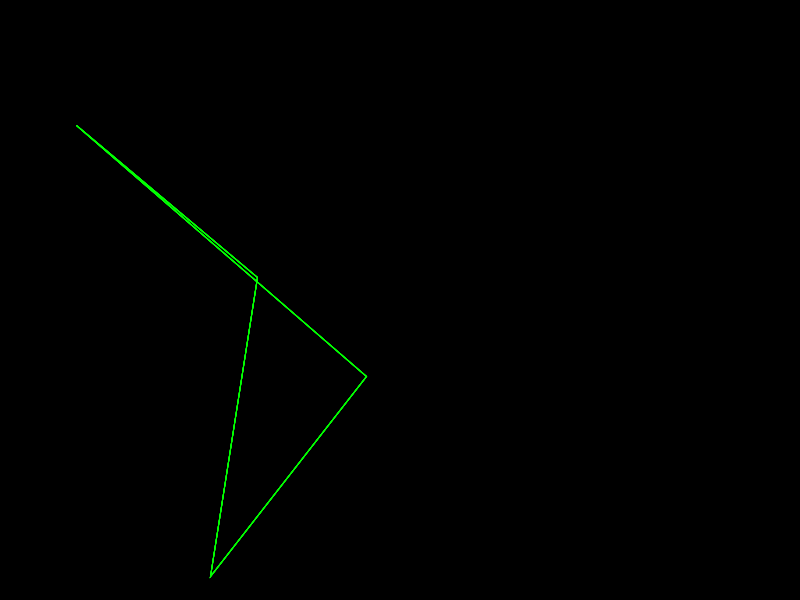
Frame 1 (no input)
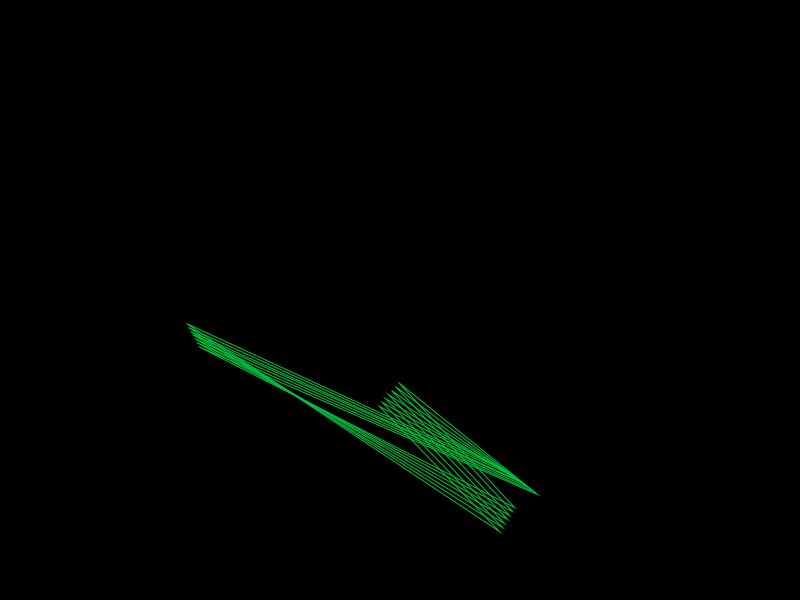
Frame 60 (the mouse pressed at the canvas centre just before this capture)
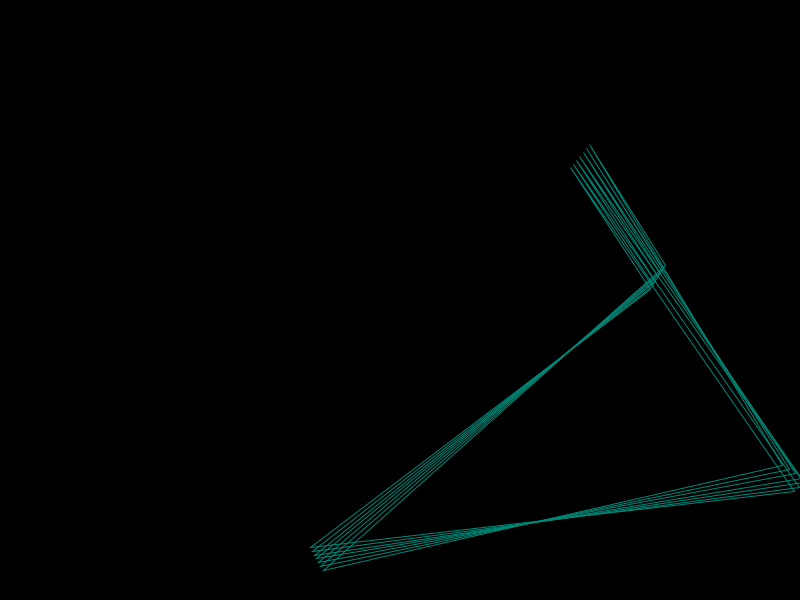
Frame 120 (the mouse held since frame 60 and released just before this capture)

The Processing sketch that drew these frames (run headless with seeded random() and noise(); from frame 60 on, the mouse is pressed at the canvas centre):

// Processing sketch: Mystify_Processing_Version
// ── Mystify_Processing_Version.pde
/*Recreation of the classic 'mystify' screensaver from Windows XP in Processing
/* 2017 Matt Ronan
/*
/*'p' to pause
/*'m' to toggle blur mode
*/

Thing thing1;
int mode = 0;
boolean paused = false;

void setup(){
  
  size(800,600);
  thing1 = new Thing();
  background(0);
}

void draw(){
  
  if(!paused){
    if(mode == 0){//normal mode
      background(0);
    }
    else if(mode == 1){//this is for a blur effect
      fill(0,5);
      rect(0,0,width,height);
    }
  
    thing1.update();
  } 
}

void keyPressed(){
  if(key == 'm' || key == 'M'){
    mode++;
    if(mode == 2)
      mode = 0;
  }
  if(key == 'p' || key == 'P'){
    if(paused)
      paused = false;
    else
      paused  = true;
  }    
}

class Thing{
  
  int numPoints = 4;
  int numLines = 7;
  int minV = 2; int maxV = 7;
  boolean dropShadow = false; //only noticeable in blur mode
  ColorFader colorFader;
  PVector[][] pointLoc = new PVector[numLines][numPoints];
  PVector[] pointVel = new PVector[numPoints];

  public Thing(){
    
    colorFader = new ColorFader();
    
    for(int i = 0; i < numLines; i++){
      for(int ii = 0; ii < numPoints; ii++){
        if(i == 0){
          pointLoc[i][ii] = new PVector((int)random(0,width),(int)random(0,height)); 
          pointVel[ii] = new PVector(0,0);
          pointVel[ii].x = random(minV,maxV); pointVel[ii].y = random(minV,maxV);
        }
        else{
          pointLoc[i][ii] = pointLoc[0][ii];//start all the blur lines in the same place
        }
      }
    }     
  }

  void update(){
    
    //only add velocity to the first (leading) points.  All the others are just copies of previous points
    for(int i = 0; i < numPoints; i++){
      pointLoc[0][i].add(pointVel[i]); 
      checkWallCollisions(i);
    }
    
    drawThing();
    
    //now shift the location array to the right
    for(int i = numLines-1; i > 0; i--){
      for(int ii = 0; ii < numPoints; ii++){
        pointLoc[i][ii] = pointLoc[i-1][ii].get();
      }
    }
  } 
  
  void checkWallCollisions(int in){
    //l r t b
    if(pointLoc[0][in].x < 0){
      pointVel[in].x = random(minV,maxV);
    }  
    else if(pointLoc[0][in].x > width){
      pointVel[in].x = (-1*random(minV,maxV));
    }
    if(pointLoc[0][in].y < 0){
      pointVel[in].y = random(minV,maxV);
    }
    else if(pointLoc[0][in].y > height){
      pointVel[in].y = (-1*random(minV,maxV));
    }
  }
  
  void drawThing(){
    colorFader.update();
    noFill();
   
    //a drop shadow
    if(dropShadow){
      strokeWeight(3);
      stroke(0,200);
      for(int i = 0; i < numLines; i++){
        beginShape();
        for(int ii = 0; ii < numPoints; ii++){
          vertex(pointLoc[i][ii].x,pointLoc[i][ii].y);
        }
        endShape(CLOSE);
      }
    }
   
    strokeWeight(1);
    stroke(colorFader.getColor());
    //draw lines
    for(int i = 0; i < numLines; i++){
      beginShape();
      for(int ii = 0; ii < numPoints; ii++){
        vertex(pointLoc[i][ii].x,pointLoc[i][ii].y);
      }
      endShape(CLOSE);
    }
  }
}

class ColorFader{
  
  int[] vals = {0,0,0};
  color col;
  int ind = 1;
  int fadeSpeed = 1;
  
  public ColorFader(){
     float ran = random(0,1);
     if(ran < .33)
       vals[0] = 255;
     else if(ran > .66)
       vals[2] = 255;
     else
       vals[1] = 255;
     col = color(vals[0],vals[1],vals[2]);  
  } 
  
  void update(){
    if(vals[ind] < 255){
      vals[ind] += fadeSpeed;
      if(ind == 0)
        vals[2] -= fadeSpeed;
      
      else
        vals[ind-1] -= fadeSpeed;
    }
    else{
      ind++;
      if(ind > 2)
        ind = 0;
    }
    col = color(vals[0],vals[1],vals[2]);
  }
  
  color getColor(){
    return col; 
  }
  
}

//from mystify_5
